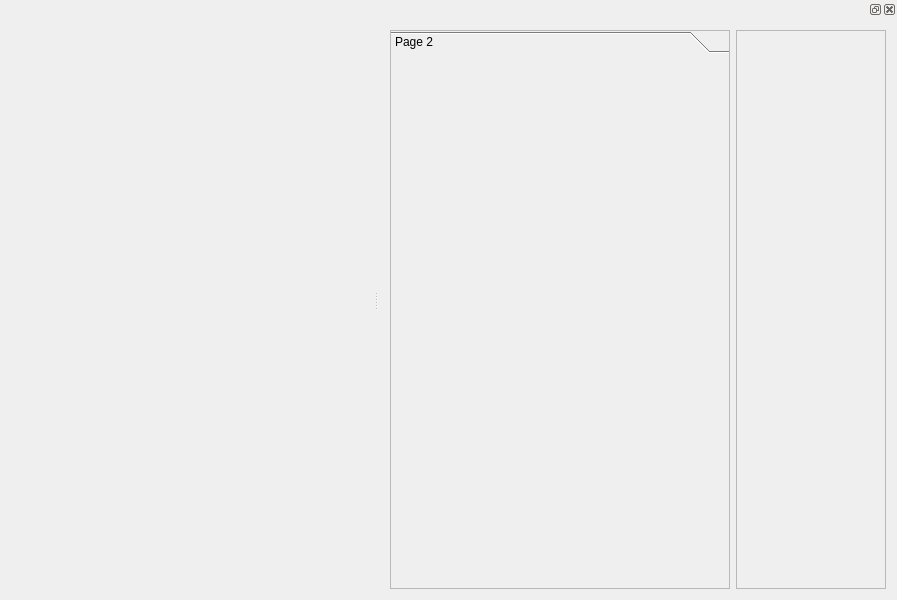
<?xml version="1.0" encoding="UTF-8"?>
<ui version="4.0">
 <class>MainWindow</class>
 <widget class="QMainWindow" name="MainWindow">
  <property name="geometry">
   <rect>
    <x>0</x>
    <y>0</y>
    <width>897</width>
    <height>600</height>
   </rect>
  </property>
  <property name="minimumSize">
   <size>
    <width>800</width>
    <height>600</height>
   </size>
  </property>
  <property name="baseSize">
   <size>
    <width>800</width>
    <height>600</height>
   </size>
  </property>
  <property name="windowTitle">
   <string/>
  </property>
  <widget class="QWidget" name="centralWidget">
   <layout class="QHBoxLayout" name="horizontalLayout">
    <item>
     <widget class="GLcanvas" name="glCanvas" native="true">
      <property name="sizePolicy">
       <sizepolicy hsizetype="Preferred" vsizetype="Preferred">
        <horstretch>0</horstretch>
        <verstretch>0</verstretch>
       </sizepolicy>
      </property>
     </widget>
    </item>
   </layout>
  </widget>
  <widget class="QMenuBar" name="menuBar">
   <property name="geometry">
    <rect>
     <x>0</x>
     <y>0</y>
     <width>897</width>
     <height>25</height>
    </rect>
   </property>
  </widget>
  <widget class="QDockWidget" name="dockWidget">
   <property name="sizePolicy">
    <sizepolicy hsizetype="Preferred" vsizetype="Preferred">
     <horstretch>0</horstretch>
     <verstretch>0</verstretch>
    </sizepolicy>
   </property>
   <property name="minimumSize">
    <size>
     <width>514</width>
     <height>233</height>
    </size>
   </property>
   <property name="autoFillBackground">
    <bool>false</bool>
   </property>
   <property name="features">
    <set>QDockWidget::AllDockWidgetFeatures</set>
   </property>
   <property name="allowedAreas">
    <set>Qt::NoDockWidgetArea</set>
   </property>
   <attribute name="dockWidgetArea">
    <number>2</number>
   </attribute>
   <widget class="QWidget" name="dockWidgetContents">
    <property name="layoutDirection">
     <enum>Qt::RightToLeft</enum>
    </property>
    <layout class="QHBoxLayout" name="horizontalLayout_2">
     <item>
      <widget class="QScrollArea" name="scrollArea">
       <property name="minimumSize">
        <size>
         <width>150</width>
         <height>0</height>
        </size>
       </property>
       <property name="widgetResizable">
        <bool>true</bool>
       </property>
       <widget class="QWidget" name="scrollAreaWidgetContents">
        <property name="geometry">
         <rect>
          <x>0</x>
          <y>0</y>
          <width>148</width>
          <height>530</height>
         </rect>
        </property>
       </widget>
      </widget>
     </item>
     <item>
      <widget class="QToolBox" name="toolBox">
       <property name="sizePolicy">
        <sizepolicy hsizetype="Expanding" vsizetype="Expanding">
         <horstretch>0</horstretch>
         <verstretch>0</verstretch>
        </sizepolicy>
       </property>
       <property name="minimumSize">
        <size>
         <width>340</width>
         <height>0</height>
        </size>
       </property>
       <property name="layoutDirection">
        <enum>Qt::LeftToRight</enum>
       </property>
       <property name="frameShape">
        <enum>QFrame::StyledPanel</enum>
       </property>
       <property name="frameShadow">
        <enum>QFrame::Raised</enum>
       </property>
       <property name="currentIndex">
        <number>0</number>
       </property>
       <widget class="QWidget" name="page_2">
        <property name="geometry">
         <rect>
          <x>0</x>
          <y>0</y>
          <width>338</width>
          <height>499</height>
         </rect>
        </property>
        <attribute name="label">
         <string>Page 2</string>
        </attribute>
       </widget>
      </widget>
     </item>
    </layout>
   </widget>
  </widget>
  <action name="actionTrimesh">
   <property name="text">
    <string>Trimesh</string>
   </property>
  </action>
  <action name="actionSkel">
   <property name="text">
    <string>Skel</string>
   </property>
  </action>
  <action name="actionWindow">
   <property name="text">
    <string>Window</string>
   </property>
  </action>
  <action name="actionDCEL">
   <property name="text">
    <string>DCEL</string>
   </property>
  </action>
 </widget>
 <layoutdefault spacing="6" margin="11"/>
 <customwidgets>
  <customwidget>
   <class>GLcanvas</class>
   <extends>QWidget</extends>
   <header>GUI/glcanvas.h</header>
   <container>1</container>
  </customwidget>
 </customwidgets>
 <resources/>
 <connections/>
</ui>
